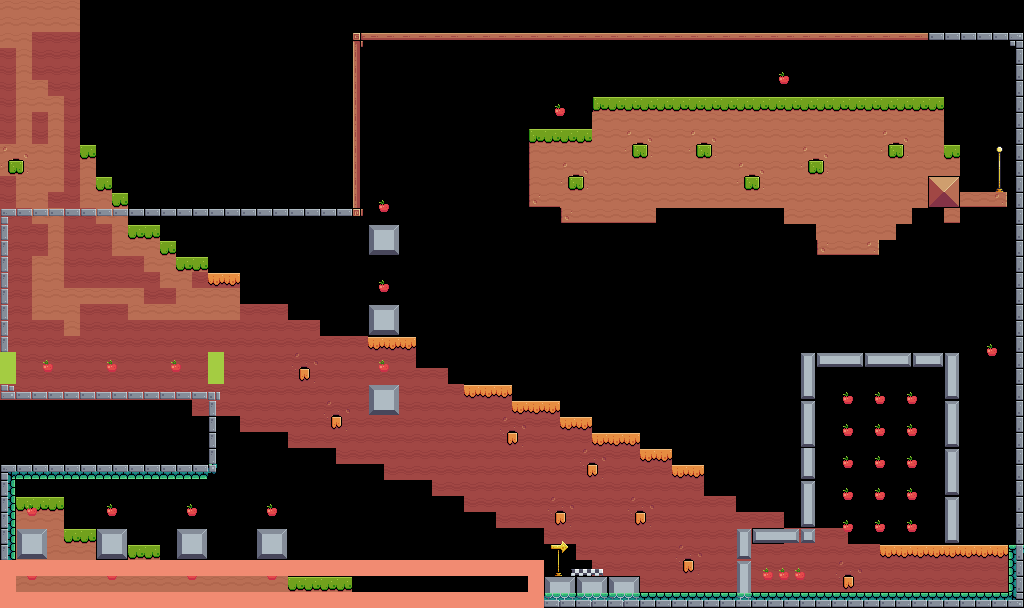

The image is a tile-based game level rendered from a .tmx file. Its description and source (layers, tilesets, objects; grid data summarised) follow:
An orthogonal 64x38 tile map with 16x16 px tiles, 9 tile layers (Background, Start, Teren, Checkpoint, ...), 7 tilesets and 18 objects (15x 1, Chicken, AngryPig, Checkpoint).

<map version="1.9" tiledversion="1.9.2" orientation="orthogonal" renderorder="right-down" width="64" height="38" tilewidth="16" tileheight="16" infinite="0" nextlayerid="22" nextobjectid="59">
 <editorsettings>
  <export target="Mapa.csv" format="csv" />
 </editorsettings>
 <tileset firstgid="1" source="Terrain (16x16).tsx" />
 <tileset firstgid="243" source="Start (Idle).tsx" />
 <tileset firstgid="244" source="Checkpoint (No Flag).tsx" />
 <tileset firstgid="245" source="Box.tsx" />
 <tileset firstgid="246" source="Apple.tsx" />
 <tileset firstgid="263" source="../Level 1/Apple.tsx" />
 <tileset firstgid="280" source="Confetti.tsx" />
 <layer id="21" name="Background" width="64" height="38">
  <data>[2432 cells, 625 non-empty, 12 distinct tile ids]</data>
 </layer>
 <layer id="6" name="Start" width="64" height="38">
  <data>[2432 cells, 1 non-empty, 1 distinct tile ids]</data>
 </layer>
 <objectgroup id="17" name="Enemy">
  <object id="56" name="Chicken" gid="280" x="336.5" y="592" width="16" height="16" />
  <object id="57" name="AngryPig" gid="280" x="64" y="384.5" width="16" height="16" />
 </objectgroup>
 <objectgroup id="14" name="Box">
  <object id="17" name="1" gid="245" x="955.333" y="389.333" width="28" height="24" />
  <object id="19" name="1" gid="245" x="974" y="389.333" width="28" height="24" />
  <object id="20" name="1" gid="245" x="992.667" y="389.333" width="28" height="24" />
  <object id="29" name="1" gid="245" x="954.667" y="420.667" width="28" height="24" />
  <object id="31" name="1" gid="245" x="973.333" y="420.667" width="28" height="24" />
  <object id="34" name="1" gid="245" x="954.667" y="453.333" width="28" height="24" />
  <object id="35" name="1" gid="245" x="973.333" y="453.333" width="28" height="24" />
  <object id="36" name="1" gid="245" x="992" y="453.333" width="28" height="24" />
  <object id="37" name="1" gid="245" x="955.333" y="484.667" width="28" height="24" />
  <object id="40" name="1" gid="245" x="955.333" y="517.333" width="28" height="24" />
  <object id="41" name="1" gid="245" x="973.333" y="517.333" width="28" height="24" />
  <object id="47" name="1" gid="245" x="992" y="420.667" width="28" height="24" />
  <object id="50" name="1" gid="245" x="992" y="517.333" width="28" height="24" />
  <object id="51" name="1" gid="245" x="974" y="484.667" width="28" height="24" />
  <object id="52" name="1" gid="245" x="992" y="484.667" width="28" height="24" />
 </objectgroup>
 <objectgroup id="9" name="Checkpoint_object">
  <object id="1" name="Checkpoint" x="969" y="143" width="40" height="47" />
 </objectgroup>
 <layer id="1" name="Teren" width="64" height="38">
  <data>[2432 cells, 285 non-empty, 26 distinct tile ids]</data>
 </layer>
 <layer id="11" name="Checkpoint" width="64" height="38">
  <data>[2432 cells, 1 non-empty, 1 distinct tile ids]</data>
 </layer>
 <layer id="8" name="Platformy" width="64" height="38">
  <data>[2432 cells, 0 non-empty, 0 distinct tile ids]</data>
 </layer>
 <layer id="5" name="Owoce" width="64" height="38">
  <data>[2432 cells, 35 non-empty, 2 distinct tile ids]</data>
 </layer>
 <layer id="13" name="Obramowanie v2" width="64" height="38">
  <data>[2432 cells, 88 non-empty, 8 distinct tile ids]</data>
 </layer>
 <layer id="4" name="Obramowanie" width="64" height="38">
  <data>[2432 cells, 222 non-empty, 14 distinct tile ids]</data>
 </layer>
 <layer id="15" name="Enemy_range" width="64" height="38">
  <data>[2432 cells, 74 non-empty, 2 distinct tile ids]</data>
 </layer>
</map>
